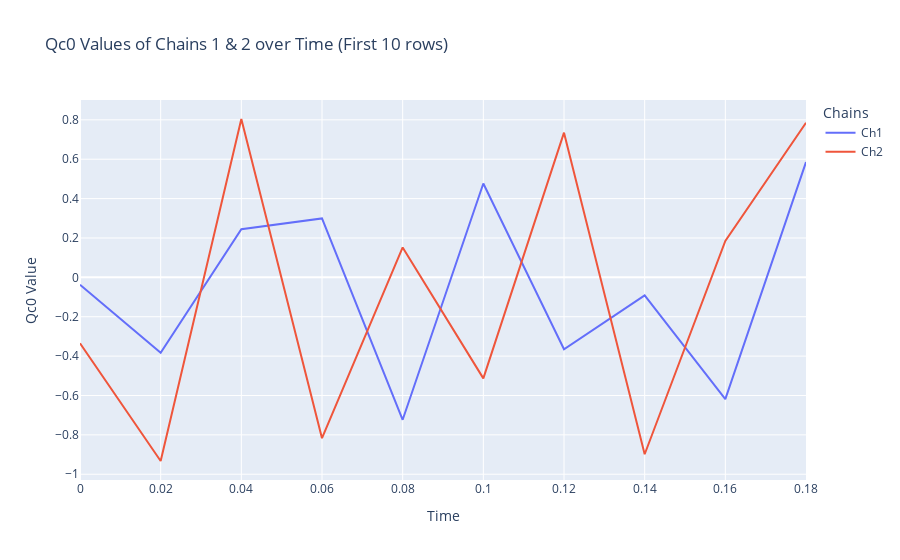

The notebook cell saved with this chart:
### Markdown cell above
# PLOT OF CHAIN 1 with CHAIN 2

### Code cell
# Specify the column name for comparison
column_name = 'Qc0'

# Create a DataFrame for the first 10 rows of all chains
data = pd.concat([ch1.head(10), ch2.head(10)],
                 keys=['Ch1', 'Ch2'])

# Create an interactive line plot using Plotly
fig = px.line(data, x='time', y=column_name, color=data.index.get_level_values(0),
              labels={'time': 'Time', column_name: 'Qc0 Value'},
              title=f'{column_name} Values of Chains 1 & 2 over Time (First 10 rows)')
fig.update_layout(legend_title_text='Chains')
fig.show()

### Figure 1 — Plotly figure (JSON) as saved in the notebook; plotly's stock layout.template omitted (floating-point values rounded to 4 significant figures)
{"data": [{"hovertemplate": "color=Ch1<br>Time=%{x}<br>Qc0 Value=%{y}<extra></extra>", "legendgroup": "Ch1", "line": {"color": "#636efa", "dash": "solid"}, "marker": {"symbol": "circle"}, "mode": "lines", "name": "Ch1", "orientation": "v", "showlegend": true, "type": "scatter", "x": [0, 0.02, 0.04, 0.06, 0.08, 0.1, 0.12, 0.14, 0.16, 0.18], "xaxis": "x", "y": [-0.03725, -0.3829, 0.2444, 0.2994, -0.7234, 0.4766, -0.3654, -0.09198, -0.6186, 0.5857], "yaxis": "y"}, {"hovertemplate": "color=Ch2<br>Time=%{x}<br>Qc0 Value=%{y}<extra></extra>", "legendgroup": "Ch2", "line": {"color": "#EF553B", "dash": "solid"}, "marker": {"symbol": "circle"}, "mode": "lines", "name": "Ch2", "orientation": "v", "showlegend": true, "type": "scatter", "x": [0, 0.02, 0.04, 0.06, 0.08, 0.1, 0.12, 0.14, 0.16, 0.18], "xaxis": "x", "y": [-0.3345, -0.9327, 0.8043, -0.8169, 0.1517, -0.5131, 0.7349, -0.8983, 0.1846, 0.7853], "yaxis": "y"}], "layout": {"legend": {"title": {"text": "Chains"}, "tracegroupgap": 0}, "title": {"text": "Qc0 Values of Chains 1 & 2 over Time (First 10 rows)"}, "xaxis": {"anchor": "y", "domain": [0, 1], "title": {"text": "Time"}}, "yaxis": {"anchor": "x", "domain": [0, 1], "title": {"text": "Qc0 Value"}}}}
